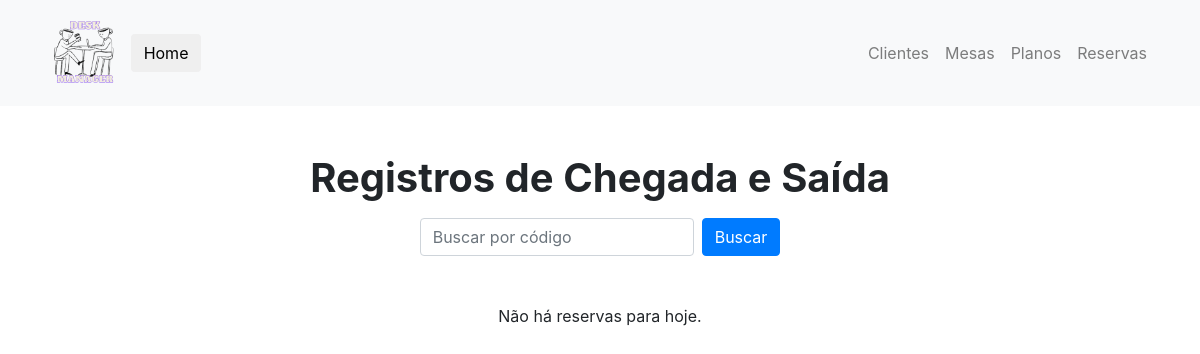
Page /registros on the earlier database version.
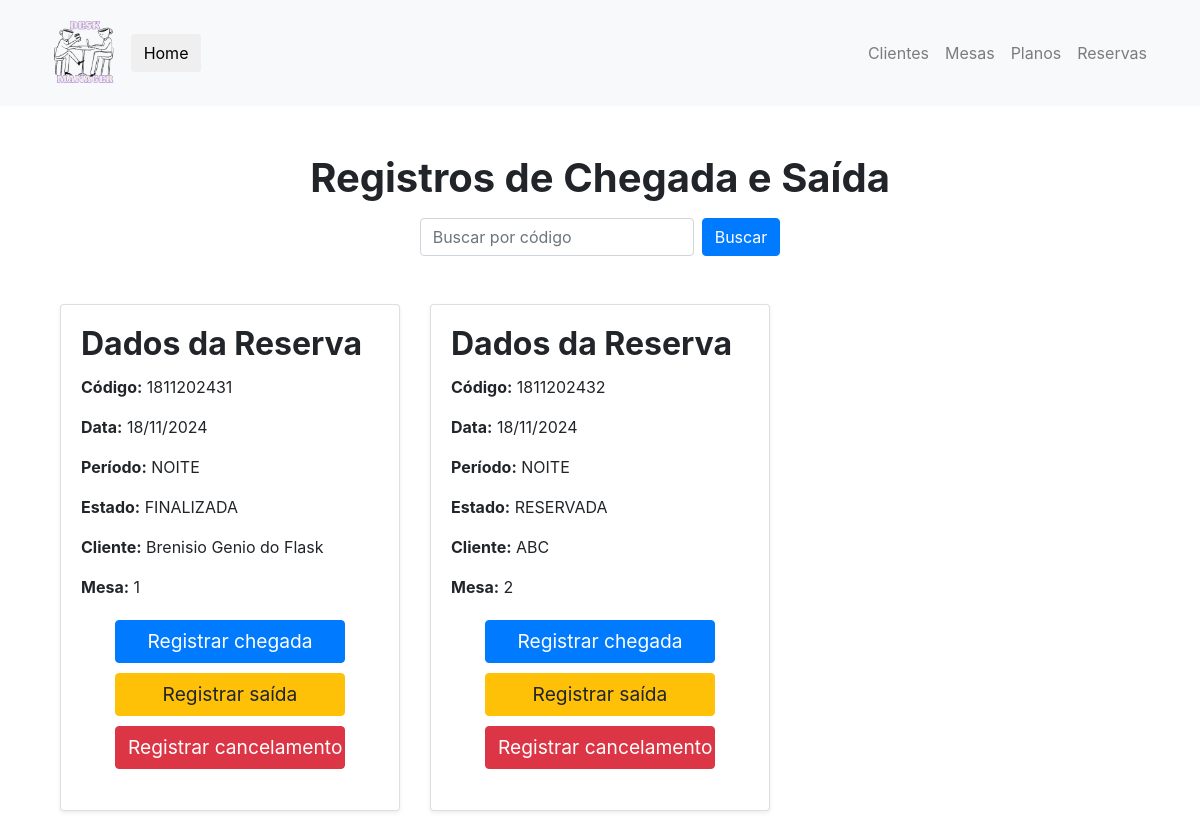
Same page on the later database version.
### desk_manager/models.py (models this page shows, shortened)
class Reserva(db.Model):
    id: so.Mapped[str] = so.mapped_column(sa.String, primary_key=True, default=generate_hex_id)
    codigo: so.Mapped[str] = so.mapped_column(sa.String, unique=True ,nullable=False)
    data: so.Mapped[datetime] = so.mapped_column(sa.DateTime, nullable=False)
    periodo: so.Mapped[PeriodoReserva] = so.mapped_column(sa.Integer, nullable=False)
    estado: so.Mapped[EstadoReserva] = so.mapped_column(sa.Integer, nullable=False, default=EstadoReserva.RESERVADA)
    data_chegada: so.Mapped[datetime] = so.mapped_column(sa.DateTime, nullable=True)
    data_saida: so.Mapped[datetime] = so.mapped_column(sa.DateTime, nullable=True)
    data_cancelamento: so.Mapped[datetime] = so.mapped_column(sa.DateTime, nullable=True)
    cliente: so.Mapped[Cliente] = so.relationship(Cliente, back_populates="reservas")
    cliente_id: so.Mapped[str] = so.mapped_column(sa.String, sa.ForeignKey("cliente.id"), nullable=False)
    mesa: so.Mapped[Mesa] = so.relationship(Mesa, back_populates="reservas")
    mesa_id: so.Mapped[str] = so.mapped_column(sa.String, sa.ForeignKey("mesa.id"), nullable=False)
    def to_dict(self):
        return {
            'id': self.id,
            'codigo': self.codigo,
            'data': self.data.strftime('%d/%m/%Y'),
            'periodo': PeriodoReserva(self.periodo).name,
            'estado': EstadoReserva(self.estado).name,
            'cliente': self.cliente,
            'mesa': self.mesa
        }

class Cliente(db.Model):
    __tablename__ = 'cliente'
    id: so.Mapped[str] = so.mapped_column(sa.String, primary_key=True, default=generate_hex_id)
    nome: so.Mapped[str] = so.mapped_column(sa.String, nullable=False)
    cpf: so.Mapped[str] = so.mapped_column(sa.String, unique=True, nullable=False)
    telefone: so.Mapped[str] = so.mapped_column(sa.String, nullable=False)
    tipo_plano_id: so.Mapped[str] = so.mapped_column(sa.String, sa.ForeignKey("plano.id"), nullable=True)
    plano: so.Mapped["PlanoDeUso"] = so.relationship("PlanoDeUso", back_populates="clientes")
    reservas: so.Mapped[list["Reserva"]] = so.relationship("Reserva", back_populates="cliente")
    saldo: so.Mapped[int] = so.mapped_column(sa.Integer, nullable=True, default=0)

class Mesa(db.Model):
    id: so.Mapped[str] = so.mapped_column(sa.String, primary_key=True, default=generate_hex_id)
    numero: so.Mapped[str] = so.mapped_column(sa.String, unique=True, nullable=False)
    reservas: so.Mapped[list["Reserva"]] = so.relationship("Reserva", back_populates="mesa")

### desk_manager/routes/registros.py (the view)
@REGISTROS.route('/registros')
def listagem():
    hoje = datetime.now().date()
    reservas = Reserva.query.filter(func.date(Reserva.data) == hoje).all()
    reservas_dict = [reserva.to_dict() for reserva in reservas]
    return render_template('listagem_registros.html', reservas=reservas_dict)

### desk_manager/templates/listagem_registros.html (shortened to what the changed rows need)
{% extends "base.html" %}
{% block body %}
<div class="container my-5">
    <h1 class="display-5 text-center my-0 mb-3"><strong>Registros de Chegada e Saída</strong></h1>
    <div class="row">
        {% if reserva_escolhida %}
            <div class="col-md-6 offset-md-3">
                <h2 class="card-title"><strong>Reserva encontrada!</strong></h2>
                <div class="card shadow-sm">
                    <div class="card-body">
                        <h2 class="card-title"><strong>Dados da Reserva</strong></h2>
                        <p class="card-text"><strong>Código:</strong> {{ reserva_escolhida.codigo }}</p>
                        <p class="card-text"><strong>Data:</strong> {{ reserva_escolhida.data }}</p>
                        <p class="card-text"><strong>Período:</strong> {{ reserva_escolhida.periodo }}</p>
                        <p class="card-text"><strong>Estado:</strong> {{ reserva_escolhida.estado }}</p>
                        <p class="card-text"><strong>Cliente:</strong> {{ reserva_escolhida.cliente.nome }}</p>
                        <p class="card-text"><strong>Mesa:</strong> {{ reserva_escolhida.mesa.numero }}</p>
                        <div class="form-group text-center">
                            <form action="{{ url_for('registros.registrar_chegada', reserva_id=reserva_escolhida.id) }}" method="POST" style="display:columm; padding: 5px;">
                                <button type="submit" class="btn btn-primary" style="font-size: 1.2rem; width: 230px;">Registrar chegada</button>
                            </form>
                            <form action="{{ url_for('registros.registrar_saida', reserva_id=reserva_escolhida.id) }}" method="POST" style="display:columm; padding: 5px;">
                                <button type="submit" class="btn btn-warning" style="font-size: 1.2rem; width: 230px;">Registrar saída</button>
                            </form>
                            <form action="{{ url_for('registros.registrar_cancelamento', reserva_id=reserva_escolhida.id) }}" method="POST" style="display:columm; padding: 5px;">
                                <button type="submit" class="btn btn-danger" style="font-size: 1.2rem; width: 230px;">Registrar cancelamento</button>
                            </form>
                        </div>
                    </div>
                </div>
            </div>
        {% elif reservas and reservas|length > 0 %}
            {% for reserva in reservas %}
            <div class="col-md-6 col-lg-4 mb-4">
                <div class="card shadow-sm">
                    <div class="card-body">
                        <h2 class="card-title"><strong>Dados da Reserva</strong></h2>
                        <p class="card-text"><strong>Código:</strong> {{ reserva.codigo }}</p>
                        <p class="card-text"><strong>Data:</strong> {{ reserva.data }}</p>
                        <p class="card-text"><strong>Período:</strong> {{ reserva.periodo }}</p>
                        <p class="card-text"><strong>Estado:</strong> {{ reserva.estado }}</p>
                        <p class="card-text"><strong>Cliente:</strong> {{ reserva.cliente.nome }}</p>
                        <p class="card-text"><strong>Mesa:</strong> {{ reserva.mesa.numero }}</p>
                        <div class="form-group text-center">
                            <form action="{{ url_for('registros.registrar_chegada', reserva_id=reserva.id) }}" method="POST" style="display:columm; padding: 5px;">
                                <button type="submit" class="btn btn-primary" style="font-size: 1.2rem; width: 230px;">Registrar chegada</button>
                            </form>
                            <form action="{{ url_for('registros.registrar_saida', reserva_id=reserva.id) }}" method="POST" style="display:columm; padding: 5px;">
                                <button type="submit" class="btn btn-warning" style="font-size: 1.2rem; width: 230px;">Registrar saída</button>
                            </form>
                            <form action="{{ url_for('registros.registrar_cancelamento', reserva_id=reserva.id) }}" method="POST" style="display:columm; padding: 5px;">
                                <button type="submit" class="btn btn-danger" style="font-size: 1.2rem; width: 230px;">Registrar cancelamento</button>
                            </form>
                        </div>
                    </div>
                </div>
            </div>
            {% endfor %}
        {% else %}
            <div class="col-12">
                <p class="text-center">Não há reservas para hoje.</p>
            </div>
        {% endif %}
    </div>
</div>
{% endblock %}

Differences in the rows shown:
added Reserva: codigo "1811202431", data "18/11/2024", periodo "NOITE", estado "FINALIZADA", cliente.nome "Brenisio Genio do Flask", mesa.numero "1"
added Reserva: codigo "1811202432", data "18/11/2024", periodo "NOITE", estado "RESERVADA", cliente.nome "ABC", mesa.numero "2"
Other differences:
text no longer shown: "Não há reservas para hoje."
